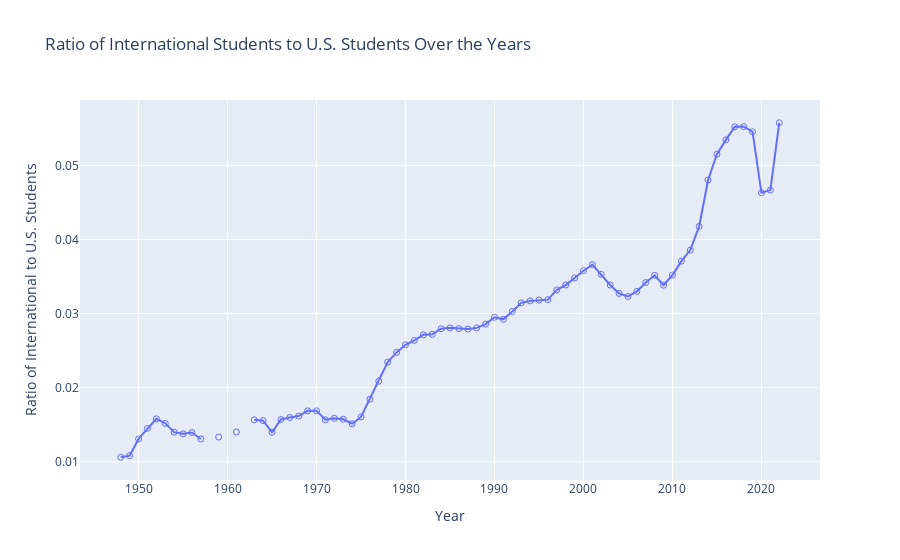

The code cell stored with this chart in its notebook:
### Code cell
import plotly.graph_objs as go

# Calculating the ratio of international students to U.S. students
academic_df['international_us_ratio'] = academic_df['students'] / academic_df['us_students']

# Visualizing the ratio over the years
fig = go.Figure()

fig.add_trace(go.Scatter(x=academic_df['start_year'], y=academic_df['international_us_ratio'], mode='lines+markers', name='International to U.S. Ratio', marker=dict(symbol='circle-open')))

# Improve written labels
fig.update_layout(title='Ratio of International Students to U.S. Students Over the Years', xaxis_title='Year', yaxis_title='Ratio of International to U.S. Students')

fig.show()

# Showing first few rows of the ratio data
print(academic_df[['year', 'students', 'us_students', 'international_us_ratio']].head())

### Figure 1 — Plotly figure (JSON) as saved in the notebook; plotly's stock layout.template omitted (floating-point values rounded to 4 significant figures)
{"data": [{"marker": {"symbol": "circle-open"}, "mode": "lines+markers", "name": "International to U.S. Ratio", "type": "scatter", "x": [1948, 1949, 1950, 1951, 1952, 1953, 1954, 1955, 1956, 1957, 1958, 1959, 1960, 1961, 1962, 1963, 1964, 1965, 1966, 1967, 1968, 1969, 1970, 1971, 1972, 1973, 1974, 1975, 1976, 1977, 1978, 1979, 1980, 1981, 1982, 1983, 1984, 1985, 1986, 1987, 1988, 1989, 1990, 1991, 1992, 1993, 1994, 1995, 1996, 1997, 1998, 1999, 2000, 2001, 2002, 2003, 2004, 2005, 2006, 2007, 2008, 2009, 2010, 2011, 2012, 2013, 2014, 2015, 2016, 2017, 2018, 2019, 2020, 2021, 2022], "y": [0.01059, 0.01081, 0.01307, 0.01449, 0.01578, 0.01516, 0.01399, 0.01376, 0.01394, 0.01305, null, 0.01332, null, 0.01401, null, 0.01565, 0.01554, 0.01397, 0.01569, 0.01596, 0.01615, 0.01686, 0.01686, 0.01566, 0.01585, 0.01573, 0.01512, 0.01603, 0.01844, 0.02087, 0.02344, 0.02475, 0.02578, 0.02637, 0.02712, 0.02719, 0.02795, 0.02807, 0.02796, 0.0279, 0.02806, 0.02857, 0.02949, 0.02922, 0.03028, 0.03144, 0.0317, 0.03182, 0.03188, 0.03319, 0.03384, 0.0348, 0.03578, 0.0366, 0.0353, 0.03385, 0.03271, 0.0323, 0.03299, 0.03418, 0.03516, 0.03382, 0.0352, 0.03707, 0.03857, 0.04176, 0.04803, 0.05151, 0.05345, 0.05521, 0.05524, 0.05454, 0.0463, 0.04666, 0.05576]}], "layout": {"title": {"text": "Ratio of International Students to U.S. Students Over the Years"}, "xaxis": {"title": {"text": "Year"}}, "yaxis": {"title": {"text": "Ratio of International to U.S. Students"}}}}
